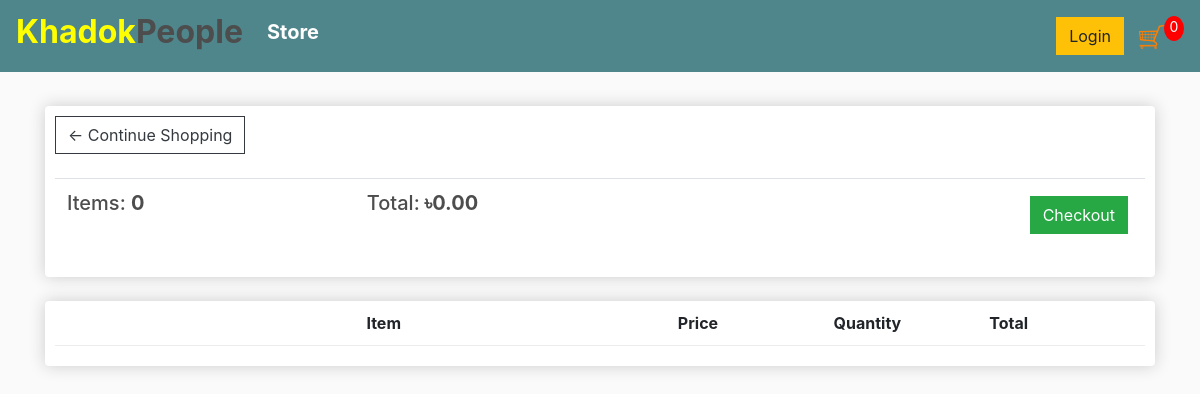
/cart/ (signed in), run on an earlier commit of the app's database.
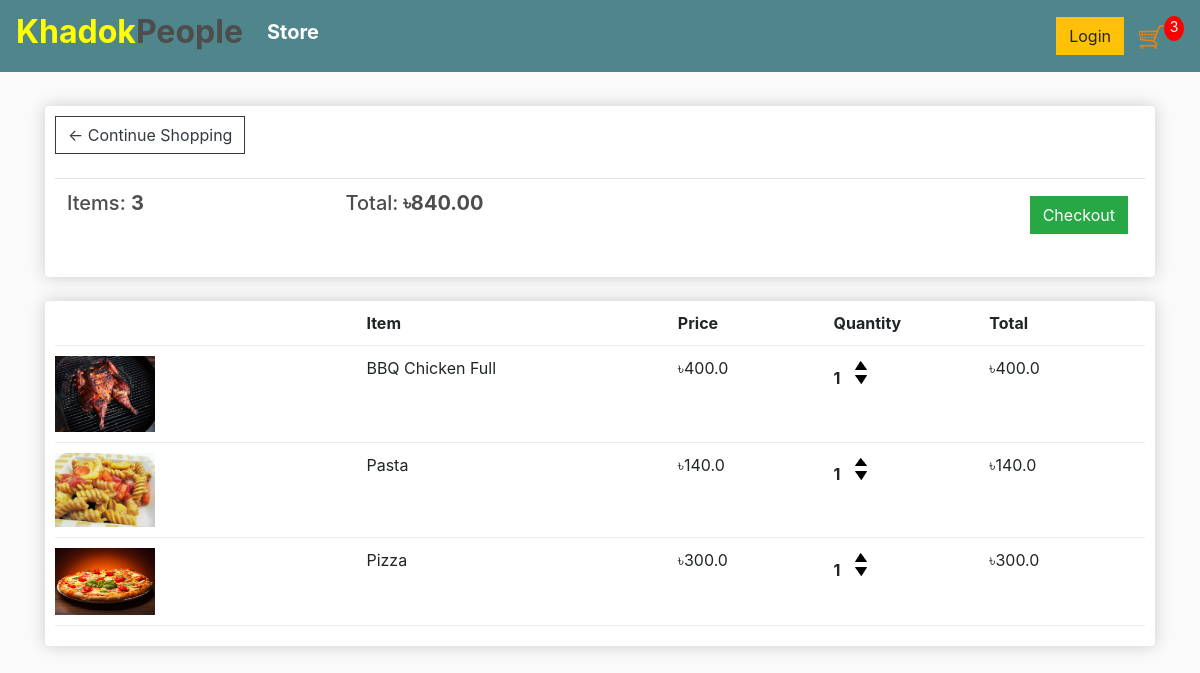
And on a later commit of the database.
### store/models.py (models this page shows, shortened)
class Order(models.Model):
	customer = models.ForeignKey(Customer, on_delete=models.SET_NULL, null=True, blank=True)
	date_ordered = models.DateTimeField(auto_now_add=True)
	complete = models.BooleanField(default=False)
	transaction_id = models.CharField(max_length=100, null=True)
	@property
	def get_cart_total(self):
		orderitems = self.orderitem_set.all()
		total = sum([item.get_total for item in orderitems])
		return total
	@property
	def get_cart_items(self):
		orderitems = self.orderitem_set.all()
		total = sum([item.quantity for item in orderitems])
		return total

class OrderItem(models.Model):
	product = models.ForeignKey(Product, on_delete=models.SET_NULL, null=True)
	order = models.ForeignKey(Order, on_delete=models.SET_NULL, null=True)
	quantity = models.IntegerField(default=0, null=True, blank=True)
	date_added = models.DateTimeField(auto_now_add=True)
	@property
	def get_total(self):
		total = self.product.price * self.quantity
		return total

class Product(models.Model):
	name = models.CharField(max_length=200)
	price = models.FloatField()
	digital = models.BooleanField(default=False,null=True, blank=True)
	image = models.ImageField(null=True, blank=True)
	@property
	def imageURL(self):
		try:
			url = self.image.url
		except:
			url = ''
		return url

### store/views.py (the view)
# urls.py: path('cart/', views.cart, name="cart"),
def cart(request):
	data = cartData(request)
	cartItems = data['cartItems']
	order = data['order']
	items = data['items']
	context = {'items':items, 'order':order, 'cartItems':cartItems}
	return render(request, 'store/cart.html', context)

### store/utils.py (called while the page is built)
def cartData(request):
	if request.user.is_authenticated:
		customer = request.user.customer
		order, created = Order.objects.get_or_create(customer=customer, complete=False)
		items = order.orderitem_set.all()
		cartItems = order.get_cart_items
	else:
		cookieData = cookieCart(request)
		cartItems = cookieData['cartItems']
		order = cookieData['order']
		items = cookieData['items']
	return {'cartItems':cartItems ,'order':order, 'items':items}

### store/templates/store/cart.html
{% extends 'store/base.html' %}
{% load static %}
{% block content %}
	<div class="row">
		<div class="col-lg-12">
			<div class="box-element">
				<a  class="btn btn-outline-dark" href="{% url 'store' %}">&#x2190; Continue Shopping</a>
				<br>
				<br>
				<table class="table">
					<tr>
						<th><h5>Items: <strong>{{order.get_cart_items}}</strong></h5></th>
						<th><h5>Total:<strong> <b>৳</b>{{order.get_cart_total|floatformat:2}}</strong></h5></th>
						<th>
							<a  style="float:right; margin:5px;" class="btn btn-success" href="{% url 'checkout' %}">Checkout</a>
						</th>
					</tr>
				</table>
			</div>
			<br>
			<div class="box-element">
				<div class="cart-row">
					<div style="flex:2"></div>
					<div style="flex:2"><strong>Item</strong></div>
					<div style="flex:1"><strong>Price</strong></div>
					<div style="flex:1"><strong>Quantity</strong></div>
					<div style="flex:1"><strong>Total</strong></div>
				</div>
				{% for item in items %}
				<div class="cart-row">
					<div style="flex:2"><img class="row-image" src="{{item.product.imageURL}}"></div>
					<div style="flex:2"><p>{{item.product.name}}</p></div>
					<div style="flex:1"><p>৳{{item.product.price}}</p></div>
					<div style="flex:1">
						<p class="quantity">{{item.quantity}}</p>
						<div class="quantity">
							<img data-product="{{item.product.id}}" data-action="add" class="chg-quantity update-cart" src="{% static  'images/arrow-up.png' %}">
							<img data-product="{{item.product.id}}" data-action="remove" class="chg-quantity update-cart" src="{% static  'images/arrow-down.png' %}">
						</div>
					</div>
					<div style="flex:1"><p>৳{{item.get_total}}</p></div>
				</div>
				{% endfor %}
			</div>
		</div>
	</div>
{% endblock content %}

### store/templates/store/base.html (shortened to what this page needs)
<!DOCTYPE html>
{% load static %}
<html>
<head>
	<link rel="stylesheet" href="https://stackpath.bootstrapcdn.com/bootstrap/4.4.1/css/bootstrap.min.css">
	<link rel="stylesheet" type="text/css" href="{% static 'css/main.css' %}">
</head>
<body>
    <nav class="navbar navbar-expand-lg navbar-dark bg-dark">
      <a class="navbar-brand" href="{% url 'store' %}"><h2><strong style="color: yellow">Khadok</strong><b>People</b></h2></a>
        <div class="collapse navbar-collapse" id="navbarSupportedContent">
          <ul class="navbar-nav mr-auto">
            <li class="nav-item active">
              <a class="nav-link" href="{% url 'store' %}"><h5><strong style="color: white">Store</strong></h5> <span class="sr-only">(current)</span></a>
            </li>
          </ul>
          <div class="form-inline my-2 my-lg-0">
            <a href="#"class="btn btn-warning">Login</a>
            <a href="{% url 'cart' %}">
             <img  id="cart-icon" src="{% static 'images/cart.png' %}">
           </a>
           <p id="cart-total">{{cartItems}}</p>
         </div>
        </div>
      </nav>
      <div class="container">
        <br>
        {% block content %}
        {% endblock content %}
     </div>
</body>
</html>

### store/static/css/main.css (style rules this page uses)
body { background-color: hsl(0, 0%, 98%); }
h1,h2,h3,h4,h5,h6 { color:hsl(0, 0%, 30%); }
.box-element { box-shadow:hsl(0, 0%, 80%) 0 0 16px; background-color: #fff; border-radius: 4px; padding: 10px; }
.bg-dark { background-color: #4f868c!important; }
#cart-icon { width:25px; display: inline-block; margin-left: 15px; }
#cart-total { display: block; text-align: center; color:#fff; background-color: red; width: 20px; height: 25px; border-radius: 50%; font-size: 14px; }
.col-lg-4, .col-lg-6, .col-lg-8, .col-lg-12 { margin-top: 10px; }
.btn { border-radius: 0; }
.row-image { width: 100px; }
.cart-row { display: flex; align-items: flex-stretch; padding-bottom: 10px; margin-bottom: 10px; border-bottom: 1px solid #ececec; }
.quantity { display: inline-block; font-weight: 700; padding-right:10px; }
.chg-quantity { width: 12px; cursor: pointer; display: block; margin-top: 5px; transition:.1s; }

What changed in the data, as far as the page shows it:
computed for Order: get_cart_items "0" → "3"; get_cart_total "0.00" → "840.00"
added OrderItem: product.imageURL (picture), product.name "BBQ Chicken Full", product.price "400.0", quantity "1", get_total "400.0"
added OrderItem: product.imageURL (picture), product.name "Pasta", product.price "140.0", quantity "1", get_total "140.0"
added OrderItem: product.imageURL (picture), product.name "Pizza", product.price "300.0", quantity "1", get_total "300.0"
Also different on the page:
{{ cartItems }}: "0" → "3"
